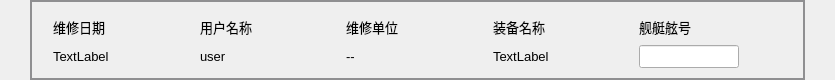
         <widget class="QWidget" name="widget_information_feedback_top" native="true">
          <property name="minimumSize">
           <size>
            <width>0</width>
            <height>80</height>
           </size>
          </property>
          <property name="maximumSize">
           <size>
            <width>16777215</width>
            <height>80</height>
           </size>
          </property>
          <layout class="QHBoxLayout" name="horizontalLayout_11">
           <property name="leftMargin">
            <number>30</number>
           </property>
           <property name="topMargin">
            <number>0</number>
           </property>
           <property name="rightMargin">
            <number>30</number>
           </property>
           <property name="bottomMargin">
            <number>0</number>
           </property>
           <item>
            <widget class="QGroupBox" name="groupBox_information_feedback_top">
             <property name="minimumSize">
              <size>
               <width>0</width>
               <height>80</height>
              </size>
             </property>
             <property name="maximumSize">
              <size>
               <width>16777215</width>
               <height>80</height>
              </size>
             </property>
             <property name="styleSheet">
              <string notr="true">QGroupBox#groupBox_information_feedback_top{
border: 2px solid #8f8f91;}    
</string>
             </property>
             <property name="title">
              <string/>
             </property>
             <layout class="QHBoxLayout" name="horizontalLayout_12">
              <property name="leftMargin">
               <number>11</number>
              </property>
              <property name="topMargin">
               <number>0</number>
              </property>
              <property name="rightMargin">
               <number>11</number>
              </property>
              <property name="bottomMargin">
               <number>0</number>
              </property>
              <item>
               <widget class="QWidget" name="widget_Diagnosis_Date" native="true">
                <layout class="QVBoxLayout" name="verticalLayout_5">
                 <item>
                  <widget class="QLabel" name="label_Diagnosis_Date_sign">
                   <property name="minimumSize">
                    <size>
                     <width>80</width>
                     <height>0</height>
                    </size>
                   </property>
                   <property name="maximumSize">
                    <size>
                     <width>80</width>
                     <height>16777215</height>
                    </size>
                   </property>
                   <property name="font">
                    <font>
                     <family>微软雅黑</family>
                     <pointsize>10</pointsize>
                    </font>
                   </property>
                   <property name="styleSheet">
                    <string notr="true">/*QLabel { 
    border-radius: 8px; 
    min-width: 120px;
    min-height: 40px;
	background-color: rgb(216, 255, 164);
	color: rgb(0, 85, 255);
	font: 75 10pt &quot;微软雅黑&quot;;
 }*/</string>
                   </property>
                   <property name="text">
                    <string>维修日期</string>
                   </property>
                  </widget>
                 </item>
                 <item>
                  <widget class="QLabel" name="label_Diagnosis_Date">
                   <property name="font">
                    <font>
                     <pointsize>10</pointsize>
                    </font>
                   </property>
                   <property name="text">
                    <string>TextLabel</string>
                   </property>
                  </widget>
                 </item>
                </layout>
               </widget>
              </item>
              <item>
               <spacer name="horizontalSpacer_100">
                <property name="orientation">
                 <enum>Qt::Horizontal</enum>
                </property>
                <property name="sizeHint" stdset="0">
                 <size>
                  <width>43</width>
                  <height>20</height>
                 </size>
                </property>
               </spacer>
              </item>
              <item>
               <widget class="QWidget" name="widget_user_name" native="true">
                <layout class="QVBoxLayout" name="verticalLayout_6">
                 <item>
                  <widget class="QLabel" name="label_user_name_sign">
                   <property name="minimumSize">
                    <size>
                     <width>80</width>
                     <height>0</height>
                    </size>
                   </property>
                   <property name="maximumSize">
                    <size>
                     <width>80</width>
                     <height>16777215</height>
                    </size>
                   </property>
                   <property name="font">
                    <font>
                     <family>微软雅黑</family>
                     <pointsize>10</pointsize>
                    </font>
                   </property>
                   <property name="styleSheet">
                    <string notr="true">/*QLabel { 
    border-radius: 8px; 
    min-width: 120px;
    min-height: 40px;
	background-color: rgb(216, 255, 164);
	color: rgb(0, 85, 255);
	font: 75 10pt &quot;微软雅黑&quot;;
 }*/</string>
                   </property>
                   <property name="text">
                    <string>用户名称</string>
                   </property>
                  </widget>
                 </item>
                 <item>
                  <widget class="QLabel" name="label_user_name">
                   <property name="font">
                    <font>
                     <pointsize>10</pointsize>
                    </font>
                   </property>
                   <property name="text">
                    <string>user</string>
                   </property>
                  </widget>
                 </item>
                </layout>
               </widget>
              </item>
              <item>
               <spacer name="horizontalSpacer_101">
                <property name="orientation">
                 <enum>Qt::Horizontal</enum>
                </property>
                <property name="sizeHint" stdset="0">
                 <size>
                  <width>42</width>
                  <height>20</height>
                 </size>
                </property>
               </spacer>
              </item>
              <item>
               <widget class="QWidget" name="widget_user_maintain_company" native="true">
                <layout class="QVBoxLayout" name="verticalLayout_7">
                 <item>
                  <widget class="QLabel" name="label_user_maintain_company_sign">
                   <property name="minimumSize">
                    <size>
                     <width>80</width>
                     <height>0</height>
                    </size>
                   </property>
                   <property name="maximumSize">
                    <size>
                     <width>80</width>
                     <height>16777215</height>
                    </size>
                   </property>
                   <property name="font">
                    <font>
                     <family>微软雅黑</family>
                     <pointsize>10</pointsize>
                    </font>
                   </property>
                   <property name="styleSheet">
                    <string notr="true">/*QLabel { 
    border-radius: 8px; 
    min-width: 120px;
    min-height: 40px;
	background-color: rgb(216, 255, 164);
	color: rgb(0, 85, 255);
	font: 75 10pt &quot;微软雅黑&quot;;
 }*/</string>
                   </property>
                   <property name="text">
                    <string>维修单位</string>
                   </property>
                  </widget>
                 </item>
                 <item>
                  <widget class="QLabel" name="label_user_maintain_company">
                   <property name="font">
                    <font>
                     <pointsize>10</pointsize>
                    </font>
                   </property>
                   <property name="text">
                    <string>--</string>
                   </property>
                  </widget>
                 </item>
                </layout>
               </widget>
              </item>
              <item>
               <spacer name="horizontalSpacer_50">
                <property name="orientation">
                 <enum>Qt::Horizontal</enum>
                </property>
                <property name="sizeHint" stdset="0">
                 <size>
                  <width>43</width>
                  <height>20</height>
                 </size>
                </property>
               </spacer>
              </item>
              <item>
               <widget class="QWidget" name="widget_equipment_name" native="true">
                <layout class="QVBoxLayout" name="verticalLayout_8">
                 <item>
                  <widget class="QLabel" name="label_equipment_name_sign">
                   <property name="minimumSize">
                    <size>
                     <width>80</width>
                     <height>0</height>
                    </size>
                   </property>
                   <property name="maximumSize">
                    <size>
                     <width>80</width>
                     <height>16777215</height>
                    </size>
                   </property>
                   <property name="font">
                    <font>
                     <family>微软雅黑</family>
                     <pointsize>10</pointsize>
                    </font>
                   </property>
                   <property name="styleSheet">
                    <string notr="true">/*QLabel { 
    border-radius: 8px; 
    min-width: 120px;
    min-height: 40px;
	background-color: rgb(216, 255, 164);
	color: rgb(0, 85, 255);
	font: 75 10pt &quot;微软雅黑&quot;;
 }*/</string>
                   </property>
                   <property name="text">
                    <string>装备名称</string>
                   </property>
                  </widget>
                 </item>
                 <item>
                  <widget class="QLabel" name="label_equipment_name">
                   <property name="font">
                    <font>
                     <pointsize>10</pointsize>
                    </font>
                   </property>
                   <property name="text">
                    <string>TextLabel</string>
                   </property>
                  </widget>
                 </item>
                </layout>
               </widget>
              </item>
              <item>
               <spacer name="horizontalSpacer_51">
                <property name="orientation">
                 <enum>Qt::Horizontal</enum>
                </property>
                <property name="sizeHint" stdset="0">
                 <size>
                  <width>42</width>
                  <height>20</height>
                 </size>
                </property>
               </spacer>
              </item>
              <item>
               <widget class="QWidget" name="widget_boat_number" native="true">
                <layout class="QVBoxLayout" name="verticalLayout_9">
                 <item>
                  <widget class="QLabel" name="label_boat_number_sign">
                   <property name="minimumSize">
                    <size>
                     <width>80</width>
                     <height>0</height>
                    </size>
                   </property>
                   <property name="maximumSize">
                    <size>
                     <width>80</width>
                     <height>16777215</height>
                    </size>
                   </property>
                   <property name="font">
                    <font>
                     <family>微软雅黑</family>
                     <pointsize>10</pointsize>
                    </font>
                   </property>
                   <property name="styleSheet">
                    <string notr="true">/*QLabel { 
    border-radius: 8px; 
    min-width: 120px;
    min-height: 40px;
	background-color: rgb(216, 255, 164);
	color: rgb(0, 85, 255);
	font: 75 10pt &quot;微软雅黑&quot;;
 }*/</string>
                   </property>
                   <property name="text">
                    <string>舰艇舷号</string>
                   </property>
                  </widget>
                 </item>
                 <item>
                  <widget class="QLineEdit" name="lineEdit_boat_number">
                   <property name="maximumSize">
                    <size>
                     <width>100</width>
                     <height>16777215</height>
                    </size>
                   </property>
                   <property name="font">
                    <font>
                     <pointsize>10</pointsize>
                    </font>
                   </property>
                  </widget>
                 </item>
                </layout>
               </widget>
              </item>
              <item>
               <spacer name="horizontalSpacer_49">
                <property name="orientation">
                 <enum>Qt::Horizontal</enum>
                </property>
                <property name="sizeHint" stdset="0">
                 <size>
                  <width>43</width>
                  <height>20</height>
                 </size>
                </property>
               </spacer>
              </item>
             </layout>
            </widget>
           </item>
          </layout>
         </widget>
